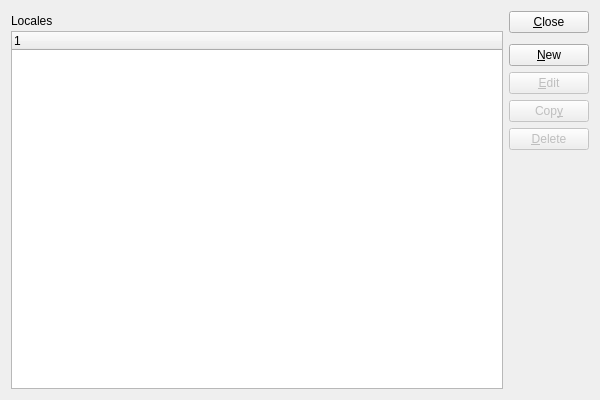
<?xml version="1.0" encoding="UTF-8"?>
<ui version="4.0">
 <comment>This file is part of the xTuple ERP: PostBooks Edition, a free and
open source Enterprise Resource Planning software suite,
Copyright (c) 1999-2018 by OpenMFG LLC, d/b/a xTuple.
It is licensed to you under the Common Public Attribution License
version 1.0, the full text of which (including xTuple-specific Exhibits)
is available at www.xtuple.com/CPAL.  By using this software, you agree
to be bound by its terms.</comment>
 <class>locales</class>
 <widget class="QWidget" name="locales">
  <property name="geometry">
   <rect>
    <x>0</x>
    <y>0</y>
    <width>600</width>
    <height>400</height>
   </rect>
  </property>
  <property name="windowTitle">
   <string>List Locales</string>
  </property>
  <layout class="QGridLayout" name="gridLayout">
   <item row="0" column="0">
    <layout class="QVBoxLayout">
     <property name="spacing">
      <number>0</number>
     </property>
     <item>
      <widget class="QLabel" name="_localLit">
       <property name="sizePolicy">
        <sizepolicy hsizetype="Expanding" vsizetype="Minimum">
         <horstretch>0</horstretch>
         <verstretch>0</verstretch>
        </sizepolicy>
       </property>
       <property name="minimumSize">
        <size>
         <width>0</width>
         <height>20</height>
        </size>
       </property>
       <property name="text">
        <string>Locales</string>
       </property>
      </widget>
     </item>
     <item>
      <widget class="XTreeWidget" name="_locale">
       <property name="sizePolicy">
        <sizepolicy hsizetype="Expanding" vsizetype="Expanding">
         <horstretch>0</horstretch>
         <verstretch>0</verstretch>
        </sizepolicy>
       </property>
      </widget>
     </item>
    </layout>
   </item>
   <item row="0" column="1">
    <layout class="QVBoxLayout" name="verticalLayout">
     <item>
      <widget class="QPushButton" name="_close">
       <property name="text">
        <string>&amp;Close</string>
       </property>
      </widget>
     </item>
     <item>
      <spacer name="verticalSpacer">
       <property name="orientation">
        <enum>Qt::Vertical</enum>
       </property>
       <property name="sizeType">
        <enum>QSizePolicy::Preferred</enum>
       </property>
       <property name="sizeHint" stdset="0">
        <size>
         <width>20</width>
         <height>5</height>
        </size>
       </property>
      </spacer>
     </item>
     <item>
      <widget class="QPushButton" name="_new">
       <property name="text">
        <string>&amp;New</string>
       </property>
      </widget>
     </item>
     <item>
      <widget class="QPushButton" name="_edit">
       <property name="enabled">
        <bool>false</bool>
       </property>
       <property name="text">
        <string>&amp;Edit</string>
       </property>
      </widget>
     </item>
     <item>
      <widget class="QPushButton" name="_copy">
       <property name="enabled">
        <bool>false</bool>
       </property>
       <property name="text">
        <string>Cop&amp;y</string>
       </property>
      </widget>
     </item>
     <item>
      <widget class="QPushButton" name="_delete">
       <property name="enabled">
        <bool>false</bool>
       </property>
       <property name="text">
        <string>&amp;Delete</string>
       </property>
      </widget>
     </item>
     <item>
      <spacer name="Spacer18">
       <property name="orientation">
        <enum>Qt::Vertical</enum>
       </property>
       <property name="sizeType">
        <enum>QSizePolicy::Expanding</enum>
       </property>
       <property name="sizeHint" stdset="0">
        <size>
         <width>20</width>
         <height>43</height>
        </size>
       </property>
      </spacer>
     </item>
    </layout>
   </item>
  </layout>
 </widget>
 <layoutdefault spacing="6" margin="11"/>
 <customwidgets>
  <customwidget>
   <class>XTreeWidget</class>
   <extends>QTreeWidget</extends>
   <header>xtreewidget.h</header>
   <container>1</container>
  </customwidget>
 </customwidgets>
 <tabstops>
  <tabstop>_locale</tabstop>
  <tabstop>_new</tabstop>
  <tabstop>_edit</tabstop>
  <tabstop>_copy</tabstop>
  <tabstop>_delete</tabstop>
  <tabstop>_close</tabstop>
 </tabstops>
 <resources/>
 <connections>
  <connection>
   <sender>_locale</sender>
   <signal>valid(bool)</signal>
   <receiver>_delete</receiver>
   <slot>setEnabled(bool)</slot>
   <hints>
    <hint type="sourcelabel">
     <x>20</x>
     <y>20</y>
    </hint>
    <hint type="destinationlabel">
     <x>20</x>
     <y>20</y>
    </hint>
   </hints>
  </connection>
  <connection>
   <sender>_close</sender>
   <signal>clicked()</signal>
   <receiver>locales</receiver>
   <slot>close()</slot>
   <hints>
    <hint type="sourcelabel">
     <x>20</x>
     <y>20</y>
    </hint>
    <hint type="destinationlabel">
     <x>20</x>
     <y>20</y>
    </hint>
   </hints>
  </connection>
  <connection>
   <sender>_locale</sender>
   <signal>itemSelected(int)</signal>
   <receiver>_edit</receiver>
   <slot>animateClick()</slot>
   <hints>
    <hint type="sourcelabel">
     <x>20</x>
     <y>20</y>
    </hint>
    <hint type="destinationlabel">
     <x>20</x>
     <y>20</y>
    </hint>
   </hints>
  </connection>
  <connection>
   <sender>_locale</sender>
   <signal>valid(bool)</signal>
   <receiver>_edit</receiver>
   <slot>setEnabled(bool)</slot>
   <hints>
    <hint type="sourcelabel">
     <x>20</x>
     <y>20</y>
    </hint>
    <hint type="destinationlabel">
     <x>20</x>
     <y>20</y>
    </hint>
   </hints>
  </connection>
  <connection>
   <sender>_locale</sender>
   <signal>valid(bool)</signal>
   <receiver>_copy</receiver>
   <slot>setEnabled(bool)</slot>
   <hints>
    <hint type="sourcelabel">
     <x>20</x>
     <y>20</y>
    </hint>
    <hint type="destinationlabel">
     <x>20</x>
     <y>20</y>
    </hint>
   </hints>
  </connection>
 </connections>
</ui>
